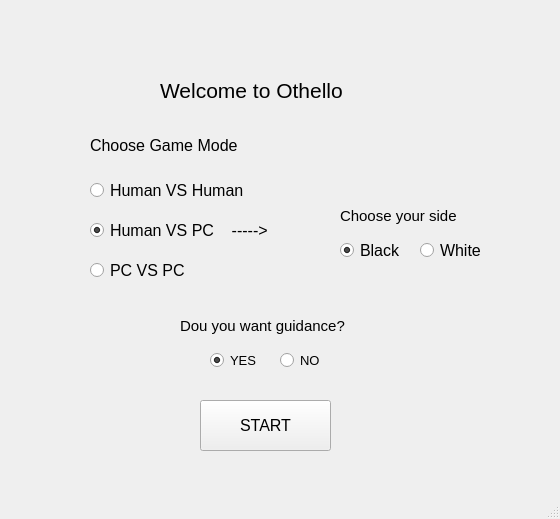
<?xml version="1.0" encoding="UTF-8"?>
<ui version="4.0">
 <class>Menu</class>
 <widget class="QMainWindow" name="Menu">
  <property name="geometry">
   <rect>
    <x>0</x>
    <y>0</y>
    <width>560</width>
    <height>519</height>
   </rect>
  </property>
  <property name="windowTitle">
   <string>Menu</string>
  </property>
  <widget class="QWidget" name="centralwidget">
   <widget class="QLabel" name="label">
    <property name="geometry">
     <rect>
      <x>160</x>
      <y>60</y>
      <width>231</width>
      <height>61</height>
     </rect>
    </property>
    <property name="font">
     <font>
      <pointsize>16</pointsize>
     </font>
    </property>
    <property name="text">
     <string>Welcome to Othello</string>
    </property>
   </widget>
   <widget class="QLabel" name="label_2">
    <property name="geometry">
     <rect>
      <x>90</x>
      <y>130</y>
      <width>181</width>
      <height>31</height>
     </rect>
    </property>
    <property name="font">
     <font>
      <pointsize>12</pointsize>
     </font>
    </property>
    <property name="text">
     <string>Choose Game Mode</string>
    </property>
   </widget>
   <widget class="QRadioButton" name="radioButton_H_VS_H">
    <property name="geometry">
     <rect>
      <x>90</x>
      <y>180</y>
      <width>191</width>
      <height>20</height>
     </rect>
    </property>
    <property name="font">
     <font>
      <pointsize>12</pointsize>
     </font>
    </property>
    <property name="text">
     <string>Human VS Human</string>
    </property>
    <attribute name="buttonGroup">
     <string notr="true">buttonGroup</string>
    </attribute>
   </widget>
   <widget class="QRadioButton" name="radioButton_H_VS_P">
    <property name="geometry">
     <rect>
      <x>90</x>
      <y>220</y>
      <width>231</width>
      <height>20</height>
     </rect>
    </property>
    <property name="font">
     <font>
      <pointsize>12</pointsize>
     </font>
    </property>
    <property name="text">
     <string>Human VS PC    -----&gt;</string>
    </property>
    <property name="checked">
     <bool>true</bool>
    </property>
    <attribute name="buttonGroup">
     <string notr="true">buttonGroup</string>
    </attribute>
   </widget>
   <widget class="QRadioButton" name="radioButton_P_VS_P">
    <property name="geometry">
     <rect>
      <x>90</x>
      <y>260</y>
      <width>111</width>
      <height>20</height>
     </rect>
    </property>
    <property name="font">
     <font>
      <pointsize>12</pointsize>
     </font>
    </property>
    <property name="text">
     <string>PC VS PC</string>
    </property>
    <attribute name="buttonGroup">
     <string notr="true">buttonGroup</string>
    </attribute>
   </widget>
   <widget class="QRadioButton" name="radioButton_black">
    <property name="geometry">
     <rect>
      <x>340</x>
      <y>240</y>
      <width>71</width>
      <height>21</height>
     </rect>
    </property>
    <property name="font">
     <font>
      <pointsize>12</pointsize>
     </font>
    </property>
    <property name="text">
     <string>Black</string>
    </property>
    <property name="checked">
     <bool>true</bool>
    </property>
    <attribute name="buttonGroup">
     <string notr="true">buttonGroup_2</string>
    </attribute>
   </widget>
   <widget class="QRadioButton" name="radioButton_white">
    <property name="geometry">
     <rect>
      <x>420</x>
      <y>240</y>
      <width>81</width>
      <height>20</height>
     </rect>
    </property>
    <property name="font">
     <font>
      <pointsize>12</pointsize>
     </font>
    </property>
    <property name="text">
     <string>White</string>
    </property>
    <attribute name="buttonGroup">
     <string notr="true">buttonGroup_2</string>
    </attribute>
   </widget>
   <widget class="QPushButton" name="pushButton_START">
    <property name="geometry">
     <rect>
      <x>200</x>
      <y>400</y>
      <width>131</width>
      <height>51</height>
     </rect>
    </property>
    <property name="font">
     <font>
      <pointsize>12</pointsize>
     </font>
    </property>
    <property name="text">
     <string>START</string>
    </property>
   </widget>
   <widget class="QLabel" name="label_3">
    <property name="geometry">
     <rect>
      <x>180</x>
      <y>310</y>
      <width>221</width>
      <height>31</height>
     </rect>
    </property>
    <property name="font">
     <font>
      <pointsize>11</pointsize>
     </font>
    </property>
    <property name="text">
     <string>Dou you want guidance?</string>
    </property>
   </widget>
   <widget class="QRadioButton" name="radioButton_guidance_yes">
    <property name="geometry">
     <rect>
      <x>210</x>
      <y>350</y>
      <width>61</width>
      <height>20</height>
     </rect>
    </property>
    <property name="font">
     <font>
      <pointsize>10</pointsize>
     </font>
    </property>
    <property name="text">
     <string>YES</string>
    </property>
    <property name="checked">
     <bool>true</bool>
    </property>
    <attribute name="buttonGroup">
     <string notr="true">buttonGroup_3</string>
    </attribute>
   </widget>
   <widget class="QRadioButton" name="radioButton_guidance_no">
    <property name="geometry">
     <rect>
      <x>280</x>
      <y>350</y>
      <width>61</width>
      <height>20</height>
     </rect>
    </property>
    <property name="font">
     <font>
      <pointsize>10</pointsize>
     </font>
    </property>
    <property name="text">
     <string>NO</string>
    </property>
    <attribute name="buttonGroup">
     <string notr="true">buttonGroup_3</string>
    </attribute>
   </widget>
   <widget class="QLabel" name="label_ask_side">
    <property name="geometry">
     <rect>
      <x>340</x>
      <y>200</y>
      <width>141</width>
      <height>31</height>
     </rect>
    </property>
    <property name="font">
     <font>
      <pointsize>11</pointsize>
     </font>
    </property>
    <property name="text">
     <string>Choose your side</string>
    </property>
   </widget>
  </widget>
  <widget class="QStatusBar" name="statusbar"/>
 </widget>
 <resources/>
 <connections/>
 <buttongroups>
  <buttongroup name="buttonGroup_2"/>
  <buttongroup name="buttonGroup"/>
  <buttongroup name="buttonGroup_3"/>
 </buttongroups>
</ui>
